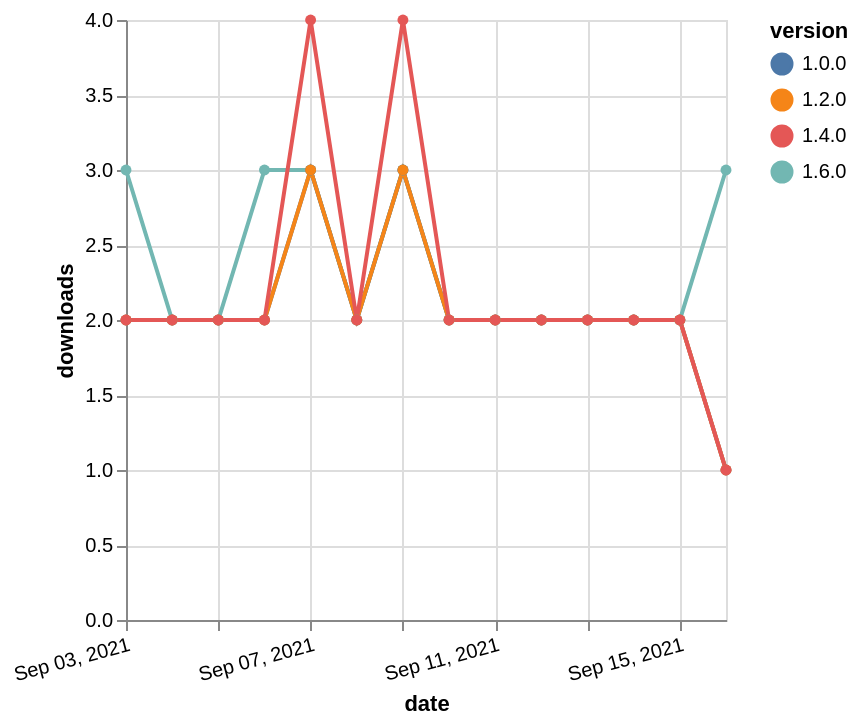

Vega-Lite specification for this chart:
### Vega-Lite specification from a JSON file in a GitHub repository (floating-point values rounded to 4 significant figures)
{"$schema": "https://vega.github.io/schema/vega-lite/v5.json", "description": "A simple bar chart with embedded data.", "data": {"values": [{"date": "2021-09-03", "total": 229, "delta": 3, "version": "1.6.0"}, {"date": "2021-09-04", "total": 231, "delta": 2, "version": "1.6.0"}, {"date": "2021-09-05", "total": 233, "delta": 2, "version": "1.6.0"}, {"date": "2021-09-06", "total": 236, "delta": 3, "version": "1.6.0"}, {"date": "2021-09-07", "total": 239, "delta": 3, "version": "1.6.0"}, {"date": "2021-09-08", "total": 241, "delta": 2, "version": "1.6.0"}, {"date": "2021-09-09", "total": 244, "delta": 3, "version": "1.6.0"}, {"date": "2021-09-10", "total": 246, "delta": 2, "version": "1.6.0"}, {"date": "2021-09-11", "total": 248, "delta": 2, "version": "1.6.0"}, {"date": "2021-09-12", "total": 250, "delta": 2, "version": "1.6.0"}, {"date": "2021-09-13", "total": 252, "delta": 2, "version": "1.6.0"}, {"date": "2021-09-14", "total": 254, "delta": 2, "version": "1.6.0"}, {"date": "2021-09-15", "total": 256, "delta": 2, "version": "1.6.0"}, {"date": "2021-09-16", "total": 259, "delta": 3, "version": "1.6.0"}, {"date": "2021-09-03", "total": 1460, "delta": 2, "version": "1.0.0"}, {"date": "2021-09-04", "total": 1462, "delta": 2, "version": "1.0.0"}, {"date": "2021-09-05", "total": 1464, "delta": 2, "version": "1.0.0"}, {"date": "2021-09-06", "total": 1466, "delta": 2, "version": "1.0.0"}, {"date": "2021-09-07", "total": 1469, "delta": 3, "version": "1.0.0"}, {"date": "2021-09-08", "total": 1471, "delta": 2, "version": "1.0.0"}, {"date": "2021-09-09", "total": 1474, "delta": 3, "version": "1.0.0"}, {"date": "2021-09-10", "total": 1476, "delta": 2, "version": "1.0.0"}, {"date": "2021-09-11", "total": 1478, "delta": 2, "version": "1.0.0"}, {"date": "2021-09-12", "total": 1480, "delta": 2, "version": "1.0.0"}, {"date": "2021-09-13", "total": 1482, "delta": 2, "version": "1.0.0"}, {"date": "2021-09-14", "total": 1484, "delta": 2, "version": "1.0.0"}, {"date": "2021-09-15", "total": 1486, "delta": 2, "version": "1.0.0"}, {"date": "2021-09-16", "total": 1487, "delta": 1, "version": "1.0.0"}, {"date": "2021-09-03", "total": 1007, "delta": 2, "version": "1.2.0"}, {"date": "2021-09-04", "total": 1009, "delta": 2, "version": "1.2.0"}, {"date": "2021-09-05", "total": 1011, "delta": 2, "version": "1.2.0"}, {"date": "2021-09-06", "total": 1013, "delta": 2, "version": "1.2.0"}, {"date": "2021-09-07", "total": 1016, "delta": 3, "version": "1.2.0"}, {"date": "2021-09-08", "total": 1018, "delta": 2, "version": "1.2.0"}, {"date": "2021-09-09", "total": 1021, "delta": 3, "version": "1.2.0"}, {"date": "2021-09-10", "total": 1023, "delta": 2, "version": "1.2.0"}, {"date": "2021-09-11", "total": 1025, "delta": 2, "version": "1.2.0"}, {"date": "2021-09-12", "total": 1027, "delta": 2, "version": "1.2.0"}, {"date": "2021-09-13", "total": 1029, "delta": 2, "version": "1.2.0"}, {"date": "2021-09-14", "total": 1031, "delta": 2, "version": "1.2.0"}, {"date": "2021-09-15", "total": 1033, "delta": 2, "version": "1.2.0"}, {"date": "2021-09-16", "total": 1034, "delta": 1, "version": "1.2.0"}, {"date": "2021-09-03", "total": 705, "delta": 2, "version": "1.4.0"}, {"date": "2021-09-04", "total": 707, "delta": 2, "version": "1.4.0"}, {"date": "2021-09-05", "total": 709, "delta": 2, "version": "1.4.0"}, {"date": "2021-09-06", "total": 711, "delta": 2, "version": "1.4.0"}, {"date": "2021-09-07", "total": 715, "delta": 4, "version": "1.4.0"}, {"date": "2021-09-08", "total": 717, "delta": 2, "version": "1.4.0"}, {"date": "2021-09-09", "total": 721, "delta": 4, "version": "1.4.0"}, {"date": "2021-09-10", "total": 723, "delta": 2, "version": "1.4.0"}, {"date": "2021-09-11", "total": 725, "delta": 2, "version": "1.4.0"}, {"date": "2021-09-12", "total": 727, "delta": 2, "version": "1.4.0"}, {"date": "2021-09-13", "total": 729, "delta": 2, "version": "1.4.0"}, {"date": "2021-09-14", "total": 731, "delta": 2, "version": "1.4.0"}, {"date": "2021-09-15", "total": 733, "delta": 2, "version": "1.4.0"}, {"date": "2021-09-16", "total": 734, "delta": 1, "version": "1.4.0"}]}, "width": "container", "mark": {"type": "line", "point": {"filled": true}}, "encoding": {"x": {"field": "date", "type": "temporal", "timeUnit": "yearmonthdate", "title": "date", "axis": {"labelAngle": -15}}, "y": {"field": "delta", "type": "quantitative", "title": "downloads"}, "color": {"field": "version", "type": "nominal"}, "tooltip": {"field": "delta"}}}
